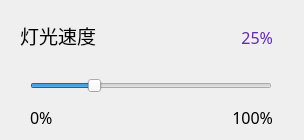
<?xml version="1.0" encoding="UTF-8"?>
<ui version="4.0">
 <class>ModuleEfSpeed</class>
 <widget class="QFrame" name="ModuleEfSpeed">
  <property name="geometry">
   <rect>
    <x>0</x>
    <y>0</y>
    <width>304</width>
    <height>140</height>
   </rect>
  </property>
  <property name="windowTitle">
   <string>Frame</string>
  </property>
  <widget class="QSlider" name="horizontalSlider">
   <property name="geometry">
    <rect>
     <x>30</x>
     <y>70</y>
     <width>242</width>
     <height>32</height>
    </rect>
   </property>
   <property name="maximum">
    <number>4</number>
   </property>
   <property name="singleStep">
    <number>1</number>
   </property>
   <property name="pageStep">
    <number>1</number>
   </property>
   <property name="value">
    <number>1</number>
   </property>
   <property name="orientation">
    <enum>Qt::Orientation::Horizontal</enum>
   </property>
  </widget>
  <widget class="QLabel" name="labelValue">
   <property name="geometry">
    <rect>
     <x>220</x>
     <y>30</y>
     <width>53</width>
     <height>15</height>
    </rect>
   </property>
   <property name="font">
    <font>
     <family>MiSans</family>
     <pointsize>12</pointsize>
     <bold>false</bold>
    </font>
   </property>
   <property name="styleSheet">
    <string notr="true">color: #6229B4;</string>
   </property>
   <property name="text">
    <string>25%</string>
   </property>
   <property name="alignment">
    <set>Qt::AlignmentFlag::AlignRight|Qt::AlignmentFlag::AlignTrailing|Qt::AlignmentFlag::AlignVCenter</set>
   </property>
  </widget>
  <widget class="QLabel" name="label2">
   <property name="geometry">
    <rect>
     <x>220</x>
     <y>110</y>
     <width>53</width>
     <height>15</height>
    </rect>
   </property>
   <property name="font">
    <font>
     <family>MiSans</family>
     <pointsize>12</pointsize>
    </font>
   </property>
   <property name="text">
    <string>100%</string>
   </property>
   <property name="alignment">
    <set>Qt::AlignmentFlag::AlignRight|Qt::AlignmentFlag::AlignTrailing|Qt::AlignmentFlag::AlignVCenter</set>
   </property>
  </widget>
  <widget class="QLabel" name="labelTitle">
   <property name="geometry">
    <rect>
     <x>20</x>
     <y>20</y>
     <width>101</width>
     <height>31</height>
    </rect>
   </property>
   <property name="font">
    <font>
     <family>MiSans</family>
     <pointsize>14</pointsize>
     <bold>false</bold>
    </font>
   </property>
   <property name="text">
    <string>灯光速度</string>
   </property>
  </widget>
  <widget class="QLabel" name="label1">
   <property name="geometry">
    <rect>
     <x>30</x>
     <y>110</y>
     <width>53</width>
     <height>15</height>
    </rect>
   </property>
   <property name="font">
    <font>
     <family>MiSans</family>
     <pointsize>12</pointsize>
    </font>
   </property>
   <property name="text">
    <string>0%</string>
   </property>
  </widget>
 </widget>
 <resources/>
 <connections/>
</ui>
